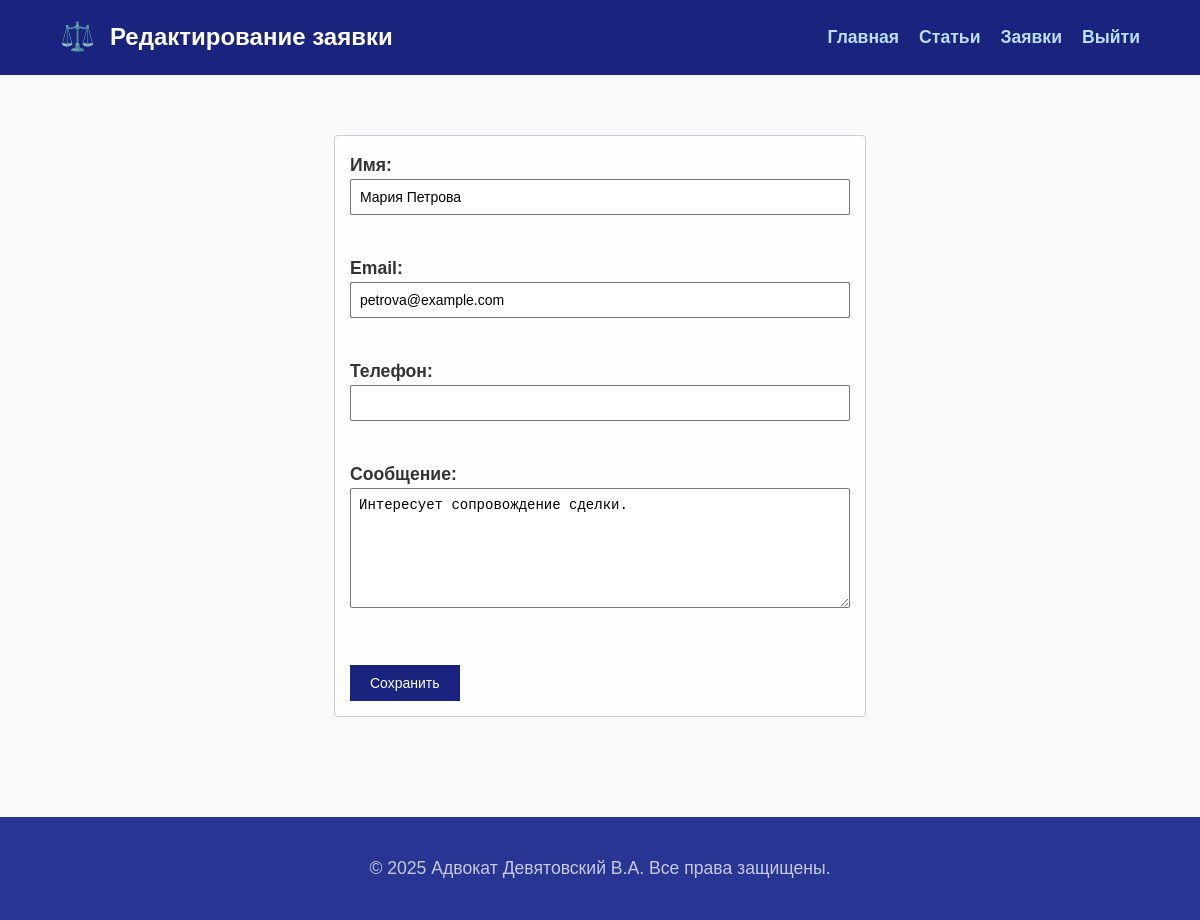
The app's page /admin/edit_request.php?id=2 (signed in) with its own data.
### tables this page shows
CREATE TABLE `requests` (
  `id` int(11) NOT NULL AUTO_INCREMENT,
  `name` varchar(100) NOT NULL,
  `email` varchar(100) NOT NULL,
  `phone` varchar(50) DEFAULT NULL,
  `message` text NOT NULL,
  `created_at` timestamp NOT NULL DEFAULT current_timestamp(),
  PRIMARY KEY (`id`)
);

### admin/edit_request.php (the view, shortened to what this page needs)
<?php
require '../db.php';
$id = isset($_GET['id']) ? intval($_GET['id']) : 0;
$stmt = $pdo->prepare('SELECT * FROM requests WHERE id = ?');
$stmt->execute([$id]);
$request = $stmt->fetch();
?>
<!DOCTYPE html>
<html lang="ru">
<head>
  <link rel="stylesheet" href="../css/style.css" />
</head>
<body>
<header>
  <div class="container header-content">
    <div class="logo">⚖️</div>
    <h1>Редактирование заявки</h1>
    <nav>
      <a href="dashboard.php">Главная</a>
      <a href="articles.php">Статьи</a>
      <a href="requests.php">Заявки</a>
      <a href="logout.php">Выйти</a>
    </nav>
  </div>
</header>
<main class="container">
  <form method="POST" action="edit_request.php?id=<?php echo $id; ?>" class="edit-form">
    <label>Имя:<br />
      <input type="text" name="name" value="<?php echo htmlspecialchars($request['name']); ?>" required />
    </label><br />
    <label>Email:<br />
      <input type="email" name="email" value="<?php echo htmlspecialchars($request['email']); ?>" required />
    </label><br />
    <label>Телефон:<br />
      <input type="text" name="phone" value="<?php echo htmlspecialchars($request['phone']); ?>" />
    </label><br />
    <label>Сообщение:<br />
      <textarea name="message" required rows="6"><?php echo htmlspecialchars($request['message']); ?></textarea>
    </label><br />
    <button type="submit">Сохранить</button>
  </form>
</main>
<footer>
  <div class="container">
    <p>© 2025 Адвокат Девятовский В.А. Все права защищены.</p>
  </div>
</footer>
</body>
</html>

### css/style.css (style rules this page uses)
body { font-size: 18px; line-height: 1.6; font-family: Arial, sans-serif; color: #222; }
h1 { font-size: 2.8rem; margin-bottom: 0.5em; }
p, li, label { font-size: 1.1rem; }
a { font-size: 1.1rem; color: #1a237e; text-decoration: none; }
body { font-family: Arial, sans-serif; background-color: #f8f9fa; color: #333; margin: 0; padding: 0; }
.container { width: 90%; max-width: 1200px; margin: 0 auto; }
header { background-color: #1a237e; color: white; padding: 15px 0; }
.header-content { display: flex; align-items: center; justify-content: space-between; }
.logo { font-size: 28px; margin-right: 15px; }
header h1 { margin: 0; font-size: 24px; flex-grow: 1; }
nav a { color: #bbdefb; text-decoration: none; margin-left: 15px; font-weight: bold; }
main { padding: 40px 0; }
footer { background-color: #283593; color: #c5cae9; text-align: center; padding: 20px 0; margin-top: 40px; font-size: 14px; }
.edit-form { max-width: 500px; margin: 20px auto; padding: 15px; border: 1px solid #ccc; background-color: #fefefe; border-radius: 4px; }
.edit-form label { display: block; margin-bottom: 10px; font-weight: bold; }
.edit-form input[type="text"], .edit-form input[type="email"], .edit-form textarea { width: 100%; padding: 8px; box-sizing: border-box; font-size: 14px; }
.edit-form textarea { height: 120px; resize: vertical; }
.edit-form button { margin-top: 10px; background-color: #1a237e; color: white; padding: 10px 20px; border: none; cursor: pointer; font-size: 14px; }

### records on screen
requests: name "Мария Петрова", email "petrova@example.com", message "Интересует сопровождение сделки."
